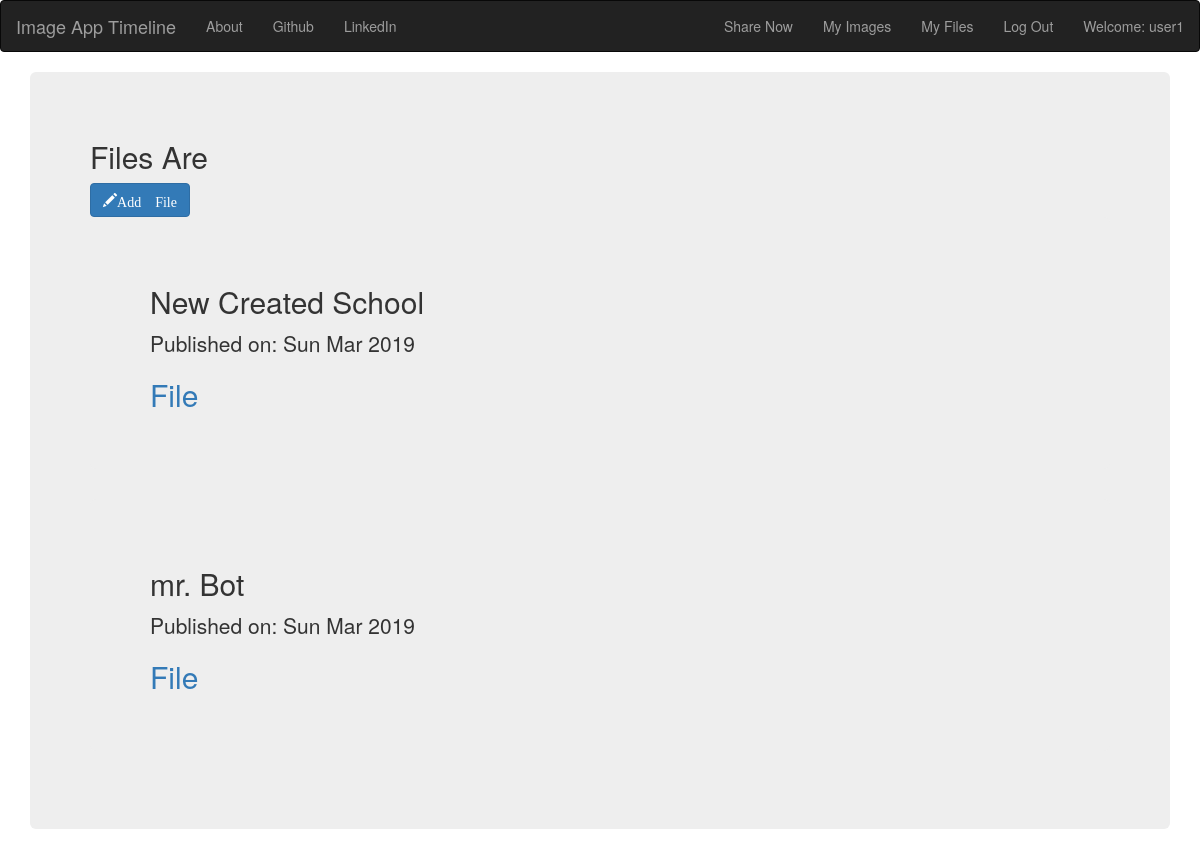
Page /accounts/file/ (signed in) on the committed database.
### accounts/models.py (models this page shows, shortened)
class Files(models.Model):
    name = models.CharField(blank=True,null=True,max_length=256)
    posted_by= models.ForeignKey(User,related_name='docs',null=True ,on_delete=models.CASCADE)
    file = models.FileField(default=None,upload_to='media/UserFiles')
    uploaded_on = models.DateTimeField(default=timezone.now())

### accounts/views.py (the view)
# urls.py: path('file/',views.FileListView.as_view(),name='filelist'),
class FileListView(ListView):
    model = Files
    template_name='files_list.html'

### accounts/templates/files_list.html
{% extends 'base.html'%}
{% load staticfiles %}
{% block body_block%}
{% if user.is_authenticated %}
<h2>Files Are</h2>
<a class='btn btn-primary' href="{% url 'accounts:addfile' %}"><span class='glyphicon glyphicon-pencil'>Add File</span></a>
{% for item in user.docs.all %}
<div class="jumbotron">
<h2>{{item.name}}</h2>
<p>Published on: {{item.uploaded_on|date:"D M Y"}}</p>
  <h2><a href="{{ item.file.url }}">File</a></h2>
</div>
{% endfor %}
{% else %}
<h1>Login To see Your Files Now</h1>
{% endif %}
{% endblock %}

### accounts/templates/base.html (shortened to what this page needs)
<!DOCTYPE html>
{% load staticfiles %}
<html lang="en" dir="ltr">
  <head>
    <link rel="stylesheet" href="https://maxcdn.bootstrapcdn.com/bootstrap/3.3.7/css/bootstrap.min.css">
  </head>
  <body>
    <nav class="navbar navbar-default navbar-inverse">
      <div class="container-fluid">
        <ul class='nav navbar-nav'>
          <li><a class=' navbar-brand bigbrand' href="{% url 'accounts:timeline' %}">Image App Timeline</a></li>
          <li><a href="https://vit.edu.in/">About</a></li>
          <li><a href="https://www.github.com">Github</a></li>
          <li><a href="https://www.linkedin.com">LinkedIn</a></li>
        </ul>
        <ul class='nav navbar-nav navbar-right'>
          {% if user.is_authenticated %}
            <li><a href="#">Share Now</a>
            </li>
            <li><a href="{% url 'accounts:imagelist'  %}">My Images</a>
            </li>
            <li><a href="{% url 'accounts:filelist'%}">My Files</a>
            </li>
            <li>
                <a href="{% url 'logout' %}">Log Out</a>
            </li>
            <li>
                <a href="#">Welcome: {{user.username}}</a>
            </li>
            {% else %}
            <li><a href="{% url 'accounts:login' %}"><span class='glyphicon glyphicon-user'></span>Login</a></li>
            <li><a href="{% url 'accounts:signup' %}"><span class='glyphicon glyphicon-user'></span>Sign Up</a></li>
          {% endif %}
      </div>
    </nav>
    <div class="container">
      <div class="jumbotron">
        {% block body_block%}
        {% endblock %}
      </div>
    </div>
  </body>
</html>

### rows in the picture
Files: name "New Created School", uploaded_on "Sun Mar 2019"
Files: name "mr. Bot", uploaded_on "Sun Mar 2019"

### other values in the picture
{{ user.username }} "user1"
